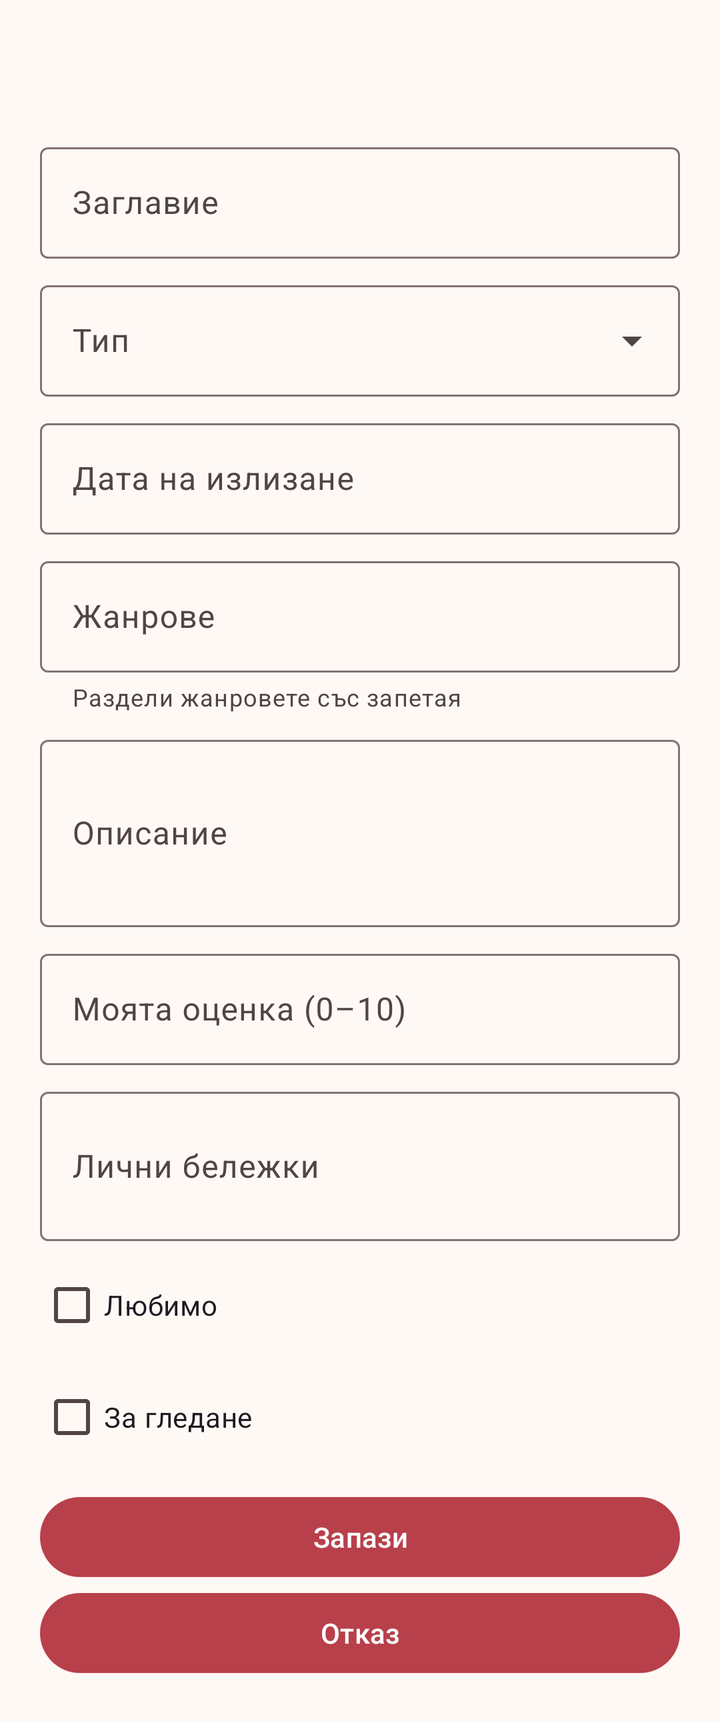
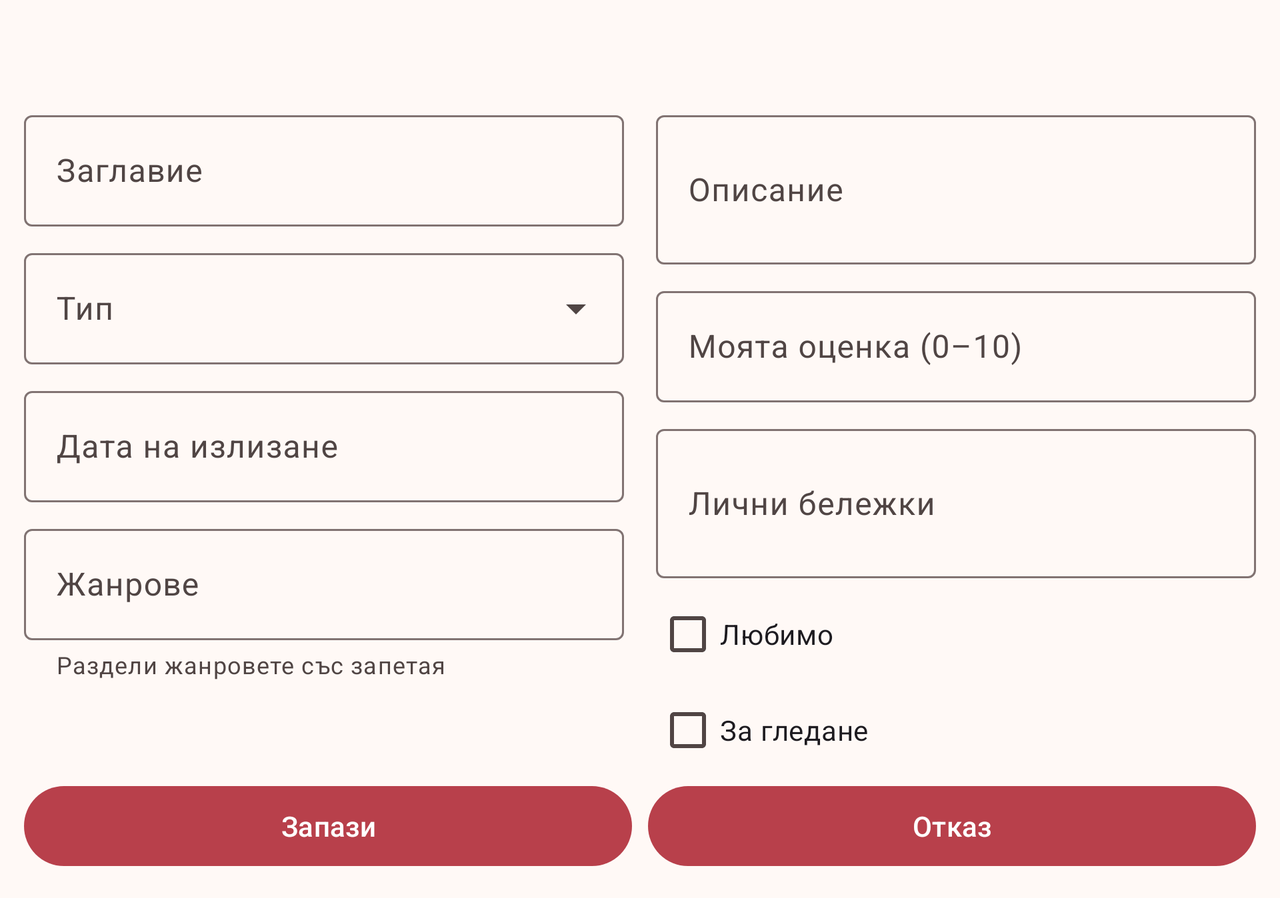

Two renders of one Android screen. The first uses the default layout on a phone; the second uses the alternative layout the repository ships for a different screen configuration, on a matching device. The two XML files are below.
<!-- AndroidManifest.xml: application theme Theme.CineScope -->
<!-- res/layout/fragment_movie_form.xml -->
<?xml version="1.0" encoding="utf-8"?>
<ScrollView
    xmlns:android="http://schemas.android.com/apk/res/android"
    xmlns:app="http://schemas.android.com/apk/res-auto"
    android:layout_width="match_parent"
    android:layout_height="match_parent"
    android:fillViewport="true">

    <LinearLayout
        android:id="@+id/movieFormRoot"
        android:layout_width="match_parent"
        android:layout_height="wrap_content"
        android:orientation="vertical"
        android:padding="20dp">

        <com.google.android.material.textview.MaterialTextView
            android:id="@+id/formHeading"
            android:layout_width="match_parent"
            android:layout_height="wrap_content"
            android:textAppearance="?attr/textAppearanceHeadlineSmall" />

        <com.google.android.material.textfield.TextInputLayout
            android:id="@+id/titleInputLayout"
            android:layout_width="match_parent"
            android:layout_height="wrap_content"
            android:layout_marginTop="16dp"
            android:hint="@string/movie_title_label">

            <com.google.android.material.textfield.TextInputEditText
                android:id="@+id/titleInput"
                android:layout_width="match_parent"
                android:layout_height="wrap_content"
                android:inputType="textCapSentences" />
        </com.google.android.material.textfield.TextInputLayout>

        <com.google.android.material.textfield.TextInputLayout
            android:id="@+id/typeInputLayout"
            style="@style/Widget.Material3.TextInputLayout.OutlinedBox.ExposedDropdownMenu"
            android:layout_width="match_parent"
            android:layout_height="wrap_content"
            android:layout_marginTop="8dp"
            android:hint="@string/movie_type_label">

            <com.google.android.material.textfield.MaterialAutoCompleteTextView
                android:id="@+id/typeInput"
                android:layout_width="match_parent"
                android:layout_height="wrap_content"
                android:inputType="none" />
        </com.google.android.material.textfield.TextInputLayout>

        <com.google.android.material.textfield.TextInputLayout
            android:id="@+id/releaseDateInputLayout"
            android:layout_width="match_parent"
            android:layout_height="wrap_content"
            android:layout_marginTop="8dp"
            android:hint="@string/movie_release_date_label">

            <com.google.android.material.textfield.TextInputEditText
                android:id="@+id/releaseDateInput"
                android:layout_width="match_parent"
                android:layout_height="wrap_content"
                android:inputType="date" />
        </com.google.android.material.textfield.TextInputLayout>

        <com.google.android.material.textfield.TextInputLayout
            android:id="@+id/genresInputLayout"
            android:layout_width="match_parent"
            android:layout_height="wrap_content"
            android:layout_marginTop="8dp"
            android:hint="@string/movie_genres_label"
            app:helperText="Раздели жанровете със запетая">

            <com.google.android.material.textfield.TextInputEditText
                android:id="@+id/genresInput"
                android:layout_width="match_parent"
                android:layout_height="wrap_content"
                android:inputType="textCapSentences" />
        </com.google.android.material.textfield.TextInputLayout>

        <com.google.android.material.textfield.TextInputLayout
            android:id="@+id/overviewInputLayout"
            android:layout_width="match_parent"
            android:layout_height="wrap_content"
            android:layout_marginTop="8dp"
            android:hint="@string/movie_overview_label">

            <com.google.android.material.textfield.TextInputEditText
                android:id="@+id/overviewInput"
                android:layout_width="match_parent"
                android:layout_height="wrap_content"
                android:inputType="textCapSentences|textMultiLine"
                android:minLines="3"/>
        </com.google.android.material.textfield.TextInputLayout>

        <com.google.android.material.textfield.TextInputLayout
            android:id="@+id/userRatingInputLayout"
            android:layout_width="match_parent"
            android:layout_height="wrap_content"
            android:layout_marginTop="8dp"
            android:hint="@string/movie_user_rating_label">

            <com.google.android.material.textfield.TextInputEditText
                android:id="@+id/userRatingInput"
                android:layout_width="match_parent"
                android:layout_height="wrap_content"
                android:inputType="numberDecimal" />
        </com.google.android.material.textfield.TextInputLayout>

        <com.google.android.material.textfield.TextInputLayout
            android:id="@+id/notesInputLayout"
            android:layout_width="match_parent"
            android:layout_height="wrap_content"
            android:layout_marginTop="8dp"
            android:hint="@string/movie_notes_label">

            <com.google.android.material.textfield.TextInputEditText
                android:id="@+id/notesInput"
                android:layout_width="match_parent"
                android:layout_height="wrap_content"
                android:inputType="textCapSentences|textMultiLine"
                android:minLines="2"/>
        </com.google.android.material.textfield.TextInputLayout>

        <com.google.android.material.checkbox.MaterialCheckBox
            android:id="@+id/favoriteCheckbox"
            android:layout_width="match_parent"
            android:layout_height="wrap_content"
            android:layout_marginTop="8dp"
            android:text="@string/movie_favorite_label" />

        <com.google.android.material.checkbox.MaterialCheckBox
            android:id="@+id/watchlistCheckbox"
            android:layout_width="match_parent"
            android:layout_height="wrap_content"
            android:layout_marginTop="8dp"
            android:text="@string/movie_watchlist_label" />

        <ProgressBar
            android:id="@+id/formProgress"
            style="?android:attr/progressBarStyle"
            android:layout_width="wrap_content"
            android:layout_height="wrap_content"
            android:layout_gravity="center"
            android:visibility="gone"/>

        <com.google.android.material.button.MaterialButton
            android:id="@+id/saveMovieButton"
            android:layout_width="match_parent"
            android:layout_height="wrap_content"
            android:layout_marginTop="12dp"
            android:text="@string/movie_save" />

        <com.google.android.material.button.MaterialButton
            android:id="@+id/cancelMovieButton"
            android:layout_width="match_parent"
            android:layout_height="wrap_content"
            android:text="@string/movie_cancel" />
    </LinearLayout>
</ScrollView>
<!-- resources referenced by this layout -->
<resources>
  <string name="movie_cancel">Отказ</string>
  <string name="movie_favorite_label">Любимо</string>
  <string name="movie_genres_label">Жанрове</string>
  <string name="movie_notes_label">Лични бележки</string>
  <string name="movie_overview_label">Описание</string>
  <string name="movie_release_date_label">Дата на излизане</string>
  <string name="movie_save">Запази</string>
  <string name="movie_title_label">Заглавие</string>
  <string name="movie_type_label">Тип</string>
  <string name="movie_user_rating_label">Моята оценка (0–10)</string>
  <string name="movie_watchlist_label">За гледане</string>
  <style name="Theme.CineScope" parent="Base.Theme.CineScope" />
  <color name="cine_primary">#B8404B</color>
  <color name="cine_on_primary">#FFFFFF</color>
  <color name="cine_primary_container">#FADADD</color>
  <color name="cine_on_primary_container">#3B0710</color>
  <color name="cine_secondary">#435466</color>
  <color name="cine_on_secondary">#FFFFFF</color>
  <color name="cine_secondary_container">#DCE5F1</color>
  <color name="cine_on_secondary_container">#101D2B</color>
  <color name="cine_tertiary">#745B00</color>
  <color name="cine_on_tertiary">#FFFFFF</color>
  <color name="cine_tertiary_container">#FFE08A</color>
  <color name="cine_on_tertiary_container">#241A00</color>
  <color name="cine_background">#FFF9F6</color>
  <color name="cine_surface">#FFF9F6</color>
  <color name="cine_on_surface">#221A1A</color>
  <color name="cine_surface_variant">#F1E2DE</color>
  <color name="cine_on_surface_variant">#504544</color>
  <color name="cine_outline">#817372</color>
  <color name="cine_error">#BA1A1A</color>
  <color name="cine_on_error">#FFFFFF</color>
  <style name="TextAppearance.CineScope.HeadlineSmall" parent="TextAppearance.Material3.HeadlineSmall">
  
          <item name="android:fontFamily">sans-serif-condensed</item>
          <item name="fontFamily">sans-serif-condensed</item>
          <item name="android:textStyle">bold</item>
      </style>
  <style name="TextAppearance.CineScope.TitleMedium" parent="TextAppearance.Material3.TitleMedium">
  
          <item name="android:fontFamily">sans-serif-condensed</item>
          <item name="fontFamily">sans-serif-condensed</item>
      </style>
  <style name="TextAppearance.CineScope.BodyLarge" parent="TextAppearance.Material3.BodyLarge">
  
          <item name="android:fontFamily">sans-serif</item>
          <item name="fontFamily">sans-serif</item>
      </style>
  <style name="TextAppearance.CineScope.BodyMedium" parent="TextAppearance.Material3.BodyMedium">
  
          <item name="android:fontFamily">sans-serif</item>
          <item name="fontFamily">sans-serif</item>
      </style>
  <style name="TextAppearance.CineScope.BodySmall" parent="TextAppearance.Material3.BodySmall">
  
          <item name="android:fontFamily">sans-serif</item>
          <item name="fontFamily">sans-serif</item>
      </style>
  <!-- some entries are left out for length -->
</resources>
<!-- res/layout-land/fragment_movie_form.xml (the repository's variant of the layout above) -->
<!-- drawn on the phone turned sideways -->
<?xml version="1.0" encoding="utf-8"?>
<ScrollView
    xmlns:android="http://schemas.android.com/apk/res/android"
    xmlns:app="http://schemas.android.com/apk/res-auto"
    android:layout_width="match_parent"
    android:layout_height="match_parent"
    android:fillViewport="true">

    <LinearLayout
        android:id="@+id/movieFormRoot"
        android:layout_width="match_parent"
        android:layout_height="wrap_content"
        android:orientation="vertical"
        android:padding="12dp">

        <com.google.android.material.textview.MaterialTextView
            android:id="@+id/formHeading"
            android:layout_width="match_parent"
            android:layout_height="wrap_content"
            android:textAppearance="?attr/textAppearanceHeadlineSmall" />

        <LinearLayout
            android:layout_width="match_parent"
            android:layout_height="wrap_content"
            android:orientation="horizontal"
            android:baselineAligned="false">

            <LinearLayout
                android:layout_width="0dp"
                android:layout_height="wrap_content"
                android:layout_weight="1"
                android:orientation="vertical"
                android:paddingEnd="8dp">

                <com.google.android.material.textfield.TextInputLayout
                    android:id="@+id/titleInputLayout"
                    android:layout_width="match_parent"
                    android:layout_height="wrap_content"
                    android:layout_marginTop="8dp"
                    android:hint="@string/movie_title_label">

                    <com.google.android.material.textfield.TextInputEditText
                        android:id="@+id/titleInput"
                        android:layout_width="match_parent"
                        android:layout_height="wrap_content"
                        android:inputType="textCapSentences" />
                </com.google.android.material.textfield.TextInputLayout>

                <com.google.android.material.textfield.TextInputLayout
                    android:id="@+id/typeInputLayout"
                    style="@style/Widget.Material3.TextInputLayout.OutlinedBox.ExposedDropdownMenu"
                    android:layout_width="match_parent"
                    android:layout_height="wrap_content"
                    android:layout_marginTop="8dp"
                    android:hint="@string/movie_type_label">

                    <com.google.android.material.textfield.MaterialAutoCompleteTextView
                        android:id="@+id/typeInput"
                        android:layout_width="match_parent"
                        android:layout_height="wrap_content"
                        android:inputType="none"/>
                </com.google.android.material.textfield.TextInputLayout>

                <com.google.android.material.textfield.TextInputLayout
                    android:id="@+id/releaseDateInputLayout"
                    android:layout_width="match_parent"
                    android:layout_height="wrap_content"
                    android:layout_marginTop="8dp"
                    android:hint="@string/movie_release_date_label">

                    <com.google.android.material.textfield.TextInputEditText
                        android:id="@+id/releaseDateInput"
                        android:layout_width="match_parent"
                        android:layout_height="wrap_content"
                        android:inputType="date" />
                </com.google.android.material.textfield.TextInputLayout>

                <com.google.android.material.textfield.TextInputLayout
                    android:id="@+id/genresInputLayout"
                    android:layout_width="match_parent"
                    android:layout_height="wrap_content"
                    android:layout_marginTop="8dp"
                    android:hint="@string/movie_genres_label"
                    app:helperText="Раздели жанровете със запетая">

                    <com.google.android.material.textfield.TextInputEditText
                        android:id="@+id/genresInput"
                        android:layout_width="match_parent"
                        android:layout_height="wrap_content"
                        android:inputType="textCapSentences" />
                </com.google.android.material.textfield.TextInputLayout>
            </LinearLayout>

            <LinearLayout
                android:layout_width="0dp"
                android:layout_height="wrap_content"
                android:layout_weight="1"
                android:orientation="vertical"
                android:paddingStart="8dp">

                <com.google.android.material.textfield.TextInputLayout
                    android:id="@+id/overviewInputLayout"
                    android:layout_width="match_parent"
                    android:layout_height="wrap_content"
                    android:layout_marginTop="8dp"
                    android:hint="@string/movie_overview_label">

                    <com.google.android.material.textfield.TextInputEditText
                        android:id="@+id/overviewInput"
                        android:layout_width="match_parent"
                        android:layout_height="wrap_content"
                        android:inputType="textCapSentences|textMultiLine"
                        android:minLines="2"/>
                </com.google.android.material.textfield.TextInputLayout>

                <com.google.android.material.textfield.TextInputLayout
                    android:id="@+id/userRatingInputLayout"
                    android:layout_width="match_parent"
                    android:layout_height="wrap_content"
                    android:layout_marginTop="8dp"
                    android:hint="@string/movie_user_rating_label">

                    <com.google.android.material.textfield.TextInputEditText
                        android:id="@+id/userRatingInput"
                        android:layout_width="match_parent"
                        android:layout_height="wrap_content"
                        android:inputType="numberDecimal" />
                </com.google.android.material.textfield.TextInputLayout>

                <com.google.android.material.textfield.TextInputLayout
                    android:id="@+id/notesInputLayout"
                    android:layout_width="match_parent"
                    android:layout_height="wrap_content"
                    android:layout_marginTop="8dp"
                    android:hint="@string/movie_notes_label">

                    <com.google.android.material.textfield.TextInputEditText
                        android:id="@+id/notesInput"
                        android:layout_width="match_parent"
                        android:layout_height="wrap_content"
                        android:inputType="textCapSentences|textMultiLine"
                        android:minLines="2"/>
                </com.google.android.material.textfield.TextInputLayout>

                <com.google.android.material.checkbox.MaterialCheckBox
                    android:id="@+id/favoriteCheckbox"
                    android:layout_width="match_parent"
                    android:layout_height="wrap_content"
                    android:layout_marginTop="4dp"
                    android:text="@string/movie_favorite_label" />

                <com.google.android.material.checkbox.MaterialCheckBox
                    android:id="@+id/watchlistCheckbox"
                    android:layout_width="match_parent"
                    android:layout_height="wrap_content"
                    android:text="@string/movie_watchlist_label" />
            </LinearLayout>
        </LinearLayout>

        <ProgressBar
            android:id="@+id/formProgress"
            style="?android:attr/progressBarStyle"
            android:layout_width="wrap_content"
            android:layout_height="wrap_content"
            android:layout_gravity="center"
            android:visibility="gone"/>

        <LinearLayout
            android:layout_width="match_parent"
            android:layout_height="wrap_content"
            android:orientation="horizontal">

            <com.google.android.material.button.MaterialButton
                android:id="@+id/saveMovieButton"
                android:layout_width="0dp"
                android:layout_height="wrap_content"
                android:layout_weight="1"
                android:text="@string/movie_save" />

            <com.google.android.material.button.MaterialButton
                android:id="@+id/cancelMovieButton"
                android:layout_width="0dp"
                android:layout_height="wrap_content"
                android:layout_marginStart="8dp"
                android:layout_weight="1"
                android:text="@string/movie_cancel" />
        </LinearLayout>
    </LinearLayout>
</ScrollView>
